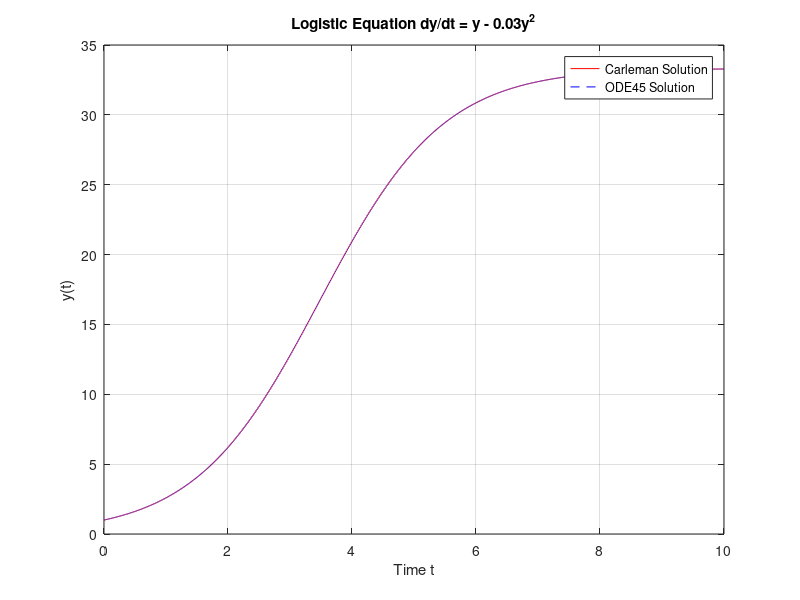

This figure's MATLAB source:
function carleman_comparison
    % Parameters
    y0 = 1;  % Initial condition
    t0 = 0;  % Initial time
    tf = 10; % Final time
    dt = 0.001;  % Time step to reduce memory usage
    t_points = 10001;  % Number of time points for a manageable size

    % Solve the ODE using ode45
    [t_ode, y_ode] = ode45(@ode_function, linspace(t0, tf, t_points), y0);

    % Initialize parameters for Carleman solution
    N = 4;
    k = 4;
    A = zeros(k);
    A(1, 2) = -0.03;  % Initialize the first row of A
    A(1,1) = 1
    % Construct matrix A according to the given logic
    for i = 2:N
        for j = 1:k
            if j - i >= 0
                A(i, j) = A(1, j - i + 1) + A(i - 1, j - 1);
            end
        end
    end

    % Convert A to a matrix and perform the operations
    A = double(A);
    t = linspace(t0, tf, t_points);
    x = 1;  % Initial condition
    inversed_matrix = inv(eye(4) - A * dt);  % Inverse matrix computation

    % Preallocate x array for efficiency
    x_values = zeros(size(t));
    x_values(1) = x;

    % Iterative solution
    for i = 2:length(t)
        X = [x, x^2, x^3, x^4]';  % Current state vector
        x_new = inversed_matrix * X;
        x = x_new(1);  % Update x with the first element of the resulting vector
        x_values(i) = x;
    end

    % Compute the error between Carleman solution and ode45 solution
    y_carleman = x_values(:);  % Ensure column vector
    error = abs(y_carleman - interp1(t_ode, y_ode, t));  % Interpolate ode45 solution to match Carleman solution time points

    % Sum of the absolute error
    sum_error = sum(error);

    % Display the sum of the error
    fprintf('Sum of the absolute error: %f\n', sum_error);

    % Plot the results
    figure;
    plot(t, y_carleman, 'r', 'DisplayName', 'Carleman Solution');
    hold on;
    plot(t_ode, y_ode, 'b--', 'DisplayName', 'ODE45 Solution');
    xlabel('Time t');
    ylabel("y(t)");
    legend();
    title("Logistic Equation dy/dt = y - 0.03y^2");
    grid on;
end

% Define the differential equation dy/dt = -y + y^2
function dydt = ode_function(~, y)
    dydt = y - 0.03*y^2;
end
